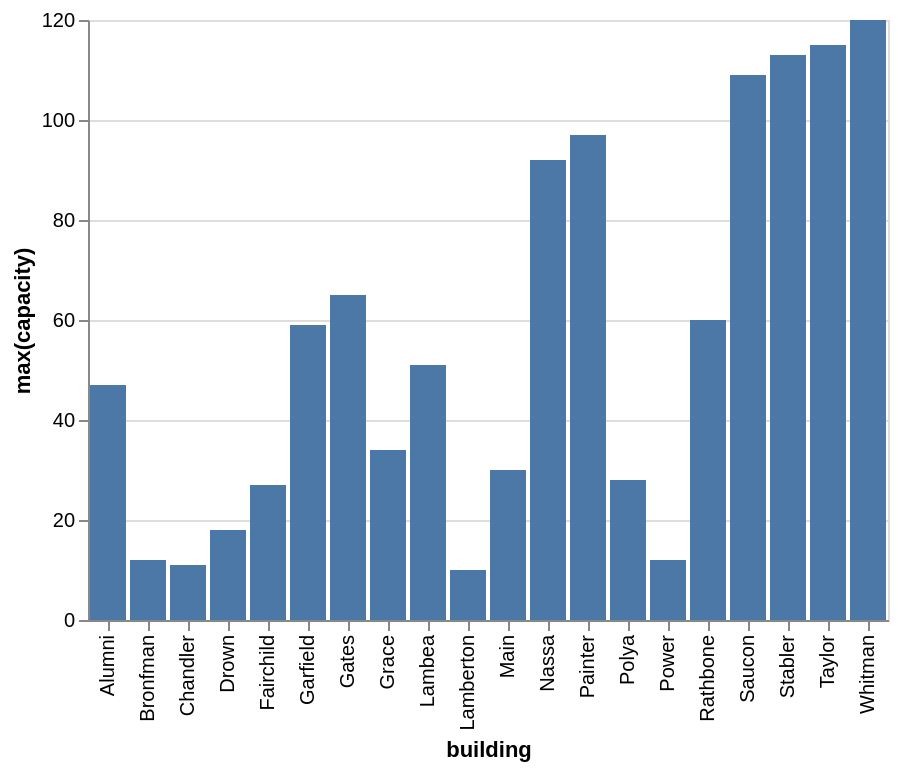

Describe this chart as a Vega-Lite specification.
### Vega-Lite specification from a JSON file in a GitHub repository (floating-point values rounded to 4 significant figures)
{"data": {"values": [{"x_data": "Alumni", "y_data": 47}, {"x_data": "Bronfman", "y_data": 12}, {"x_data": "Chandler", "y_data": 11}, {"x_data": "Drown", "y_data": 18}, {"x_data": "Fairchild", "y_data": 27}, {"x_data": "Garfield", "y_data": 59}, {"x_data": "Gates", "y_data": 65}, {"x_data": "Grace", "y_data": 34}, {"x_data": "Lambea", "y_data": 51}, {"x_data": "Lamberton", "y_data": 10}, {"x_data": "Main", "y_data": 30}, {"x_data": "Nassa", "y_data": 92}, {"x_data": "Painter", "y_data": 97}, {"x_data": "Polya", "y_data": 28}, {"x_data": "Power", "y_data": 12}, {"x_data": "Rathbone", "y_data": 60}, {"x_data": "Saucon", "y_data": 109}, {"x_data": "Stabler", "y_data": 113}, {"x_data": "Taylor", "y_data": 115}, {"x_data": "Whitman", "y_data": 120}]}, "mark": "bar", "encoding": {"x": {"field": "x_data", "type": "nominal", "title": "building", "sort": "ascending"}, "y": {"field": "y_data", "type": "quantitative", "title": "max(capacity)"}}}
